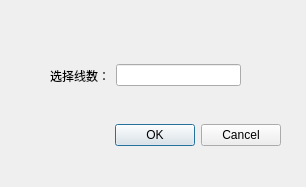
<?xml version="1.0" encoding="UTF-8"?>
<ui version="4.0">
 <class>Fix_arg</class>
 <widget class="QDialog" name="Fix_arg">
  <property name="geometry">
   <rect>
    <x>0</x>
    <y>0</y>
    <width>306</width>
    <height>187</height>
   </rect>
  </property>
  <property name="windowTitle">
   <string>Dialog</string>
  </property>
  <widget class="QDialogButtonBox" name="buttonBox">
   <property name="geometry">
    <rect>
     <x>40</x>
     <y>120</y>
     <width>241</width>
     <height>31</height>
    </rect>
   </property>
   <property name="orientation">
    <enum>Qt::Horizontal</enum>
   </property>
   <property name="standardButtons">
    <set>QDialogButtonBox::Cancel|QDialogButtonBox::Ok</set>
   </property>
  </widget>
  <widget class="QWidget" name="">
   <property name="geometry">
    <rect>
     <x>50</x>
     <y>60</y>
     <width>191</width>
     <height>31</height>
    </rect>
   </property>
   <layout class="QHBoxLayout" name="horizontalLayout">
    <item>
     <widget class="QLabel" name="label">
      <property name="text">
       <string>选择线数：</string>
      </property>
     </widget>
    </item>
    <item>
     <widget class="QLineEdit" name="lineEdit"/>
    </item>
   </layout>
  </widget>
 </widget>
 <resources/>
 <connections>
  <connection>
   <sender>buttonBox</sender>
   <signal>accepted()</signal>
   <receiver>Fix_arg</receiver>
   <slot>accept()</slot>
   <hints>
    <hint type="sourcelabel">
     <x>248</x>
     <y>254</y>
    </hint>
    <hint type="destinationlabel">
     <x>157</x>
     <y>274</y>
    </hint>
   </hints>
  </connection>
  <connection>
   <sender>buttonBox</sender>
   <signal>rejected()</signal>
   <receiver>Fix_arg</receiver>
   <slot>reject()</slot>
   <hints>
    <hint type="sourcelabel">
     <x>316</x>
     <y>260</y>
    </hint>
    <hint type="destinationlabel">
     <x>286</x>
     <y>274</y>
    </hint>
   </hints>
  </connection>
 </connections>
</ui>
